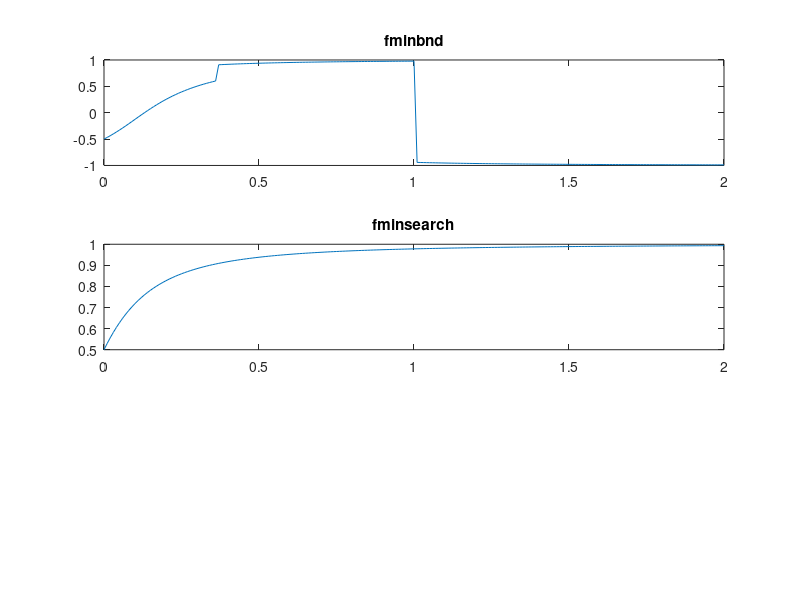

MATLAB code for this plot: (Note: this script raises an error after producing the figure.)
clc;
clear all;
close all;

psi = 60*pi/180;
k=3;
%% Initial magnetization
figure(100);

h = 0:0.01:2;
m = zeros(length(h),1);
initialPhiAngle = psi;

phi1=0;
phi2=2*pi;
for i = 1:1:length(h);
    energy = @(phi) 0.5*sin(psi-phi-k*h(i)*sin(phi))^2-h(i)*cos(phi)+(k/2)*(h(i)*sin(phi))^2;
    phi = fminbnd(energy, phi1, phi2);
    m(i) = cos(phi);
end;

subplot(3,1,1);
plot(h,m);
title('fminbnd');

lastPhi = initialPhiAngle;
for i = 1:1:length(h);
    energy = @(phi) 0.5*sin(psi-phi-k*h(i)*sin(phi))^2-h(i)*cos(phi)+(k/2)*(h(i)*sin(phi))^2;
    phi  = fminsearch(energy, lastPhi);
    m(i) = cos(phi);
    lastPhi = phi;
end;

subplot(3,1,2);
plot(h,m);
title('fminsearch');

lastPhi = initialPhiAngle;
for i = 1:1:length(h);
    energy = @(phi) rotative_energy_and_gradient(phi, psi, k, h(i));
    options = optimoptions('fminunc','Algorithm','quasi-newton','GradObj','on');
    phi  = fminunc(energy, lastPhi, options);
    m(i) = cos(phi);
    lastPhi = phi;
end;

subplot(3,1,3);
plot(h,m);
title('fminunc');

%% Hysteresis from zero value

figure(101);
hmax=2;
hstep=0.01;
h = [0:hstep:hmax hmax-hstep:-hstep:-hmax -hmax+hstep:hstep:hmax];
m = zeros(length(h),1);
initialPhiAngle = psi;

phi1=0;
phi2=4*pi;
for i = 1:1:length(h);
    energy = @(phi) 0.5*sin(psi-phi-k*h(i)*sin(phi))^2-h(i)*cos(phi)+(k/2)*(h(i)*sin(phi))^2;
    phi = fminbnd(energy, phi1, phi2);
    m(i) = cos(phi);
end;
subplot(3,1,1);
plot(h,m);
title('fminbnd');

lastPhi = initialPhiAngle;
for i = 1:1:length(h);
    energy = @(phi) 0.5*sin(psi-phi-k*h(i)*sin(phi))^2-h(i)*cos(phi)+(k/2)*(h(i)*sin(phi))^2;
    phi  = fminsearch(energy, lastPhi);
    m(i) = cos(phi);
    lastPhi = phi;
end;

subplot(3,1,2);
plot(h,m);
title('fminsearch');

lastPhi = initialPhiAngle;
for i = 1:1:length(h);
    energy = @(phi) rotative_energy_and_gradient(phi, psi, k, h(i));
    options = optimoptions('fminunc','Algorithm','quasi-newton','GradObj','on');
    phi  = fminunc(energy, lastPhi, options);
    m(i) = cos(phi);
    lastPhi = phi;
end;

subplot(3,1,3);
plot(h,m);
title('fminunc');